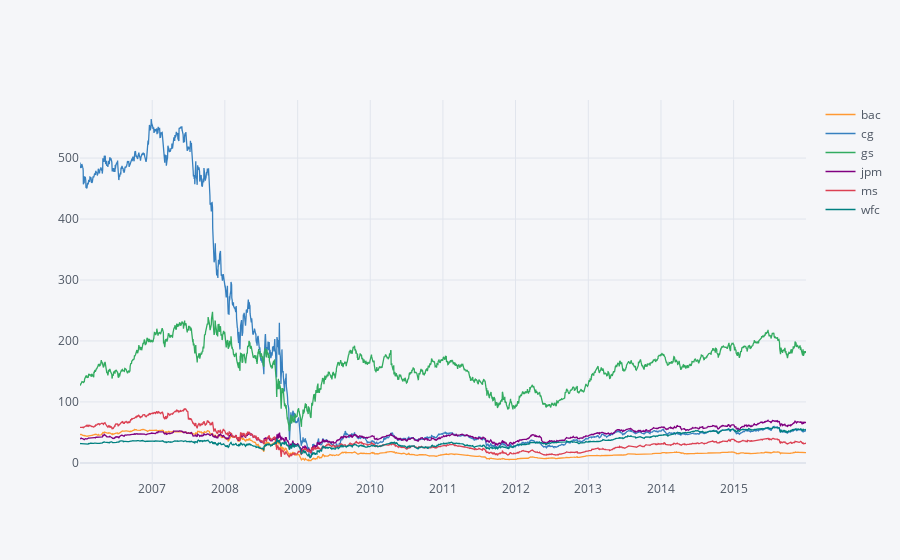

Here is the notebook cell this chart was saved with:
### Code cell
# METHOD 3 - PLOTLY
# same as above just use IPLOT
bank_stocks.xs(key='Close',axis=1,level='Stock Info').iplot()

### Figure 1 — Plotly figure (JSON) as saved in the notebook; plotly's stock layout.template omitted (floating-point values rounded to 4 significant figures; data arrays with more than 128 entries replaced by an {"elided": "..."} marker saying what was removed)
{"data": [{"line": {"color": "rgba(255, 153, 51, 1.0)", "dash": "solid", "shape": "linear", "width": 1.3}, "mode": "lines", "name": "bac", "text": "", "type": "scatter", "x": {"elided": "2517 str values"}, "y": {"elided": "2517 float values"}}, {"line": {"color": "rgba(55, 128, 191, 1.0)", "dash": "solid", "shape": "linear", "width": 1.3}, "mode": "lines", "name": "cg", "text": "", "type": "scatter", "x": {"elided": "2517 str values"}, "y": {"elided": "2517 float values"}}, {"line": {"color": "rgba(50, 171, 96, 1.0)", "dash": "solid", "shape": "linear", "width": 1.3}, "mode": "lines", "name": "gs", "text": "", "type": "scatter", "x": {"elided": "2517 str values"}, "y": {"elided": "2517 float values"}}, {"line": {"color": "rgba(128, 0, 128, 1.0)", "dash": "solid", "shape": "linear", "width": 1.3}, "mode": "lines", "name": "jpm", "text": "", "type": "scatter", "x": {"elided": "2517 str values"}, "y": {"elided": "2517 float values"}}, {"line": {"color": "rgba(219, 64, 82, 1.0)", "dash": "solid", "shape": "linear", "width": 1.3}, "mode": "lines", "name": "ms", "text": "", "type": "scatter", "x": {"elided": "2517 str values"}, "y": {"elided": "2517 float values"}}, {"line": {"color": "rgba(0, 128, 128, 1.0)", "dash": "solid", "shape": "linear", "width": 1.3}, "mode": "lines", "name": "wfc", "text": "", "type": "scatter", "x": {"elided": "2517 str values"}, "y": {"elided": "2517 float values"}}], "layout": {"legend": {"bgcolor": "#F5F6F9", "font": {"color": "#4D5663"}}, "paper_bgcolor": "#F5F6F9", "plot_bgcolor": "#F5F6F9", "title": {"font": {"color": "#4D5663"}}, "xaxis": {"gridcolor": "#E1E5ED", "showgrid": true, "tickfont": {"color": "#4D5663"}, "title": {"font": {"color": "#4D5663"}, "text": ""}, "zerolinecolor": "#E1E5ED"}, "yaxis": {"gridcolor": "#E1E5ED", "showgrid": true, "tickfont": {"color": "#4D5663"}, "title": {"font": {"color": "#4D5663"}, "text": ""}, "zerolinecolor": "#E1E5ED"}}}
